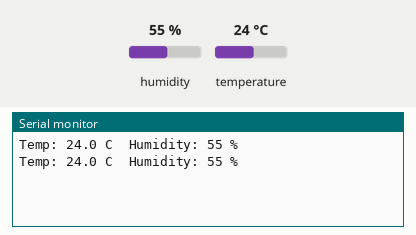
This sketch was run on a simulated Arduino Uno, built with avr-gcc and run on an emulated ATmega328P. Shown: the last lines printed to the serial monitor. Inputs (shaded band) come from the test bench; at power-on: humidity 55 %, temperature 24 °C.

Above: at 4.8 s.
4.9 s: humidity set to 22 %
At 6.7 s:
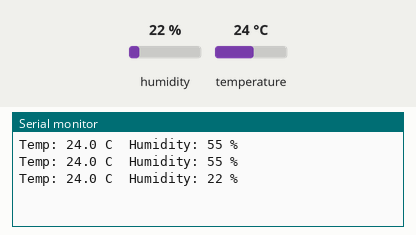
7.9 s: temperature set to 12 °C
At 9.2 s:
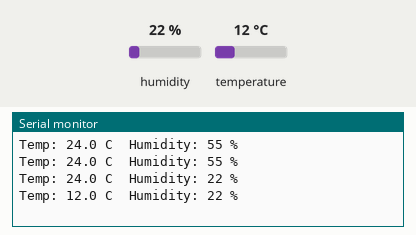
10.9 s: humidity set to 40 %
At 12.8 s:
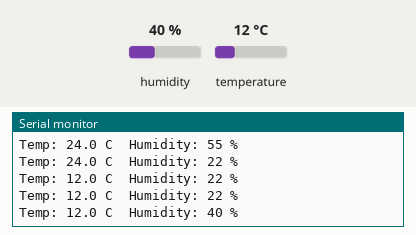
Timing chart, 0 to 14.3 s (numbered marks = the images above; inputs shaded):
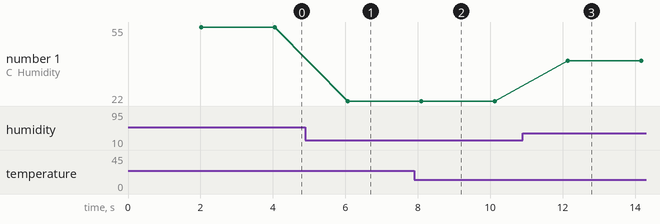

The sketch:

Day23_DHT11_Serial_Test.ino
```cpp
// Day 23 - Exercise 3: DHT11 on pin 7 -> Serial Monitor every 2 s
// Needs the Adafruit "DHT sensor library" (real hardware / simulators that have a DHT11).
#include <DHT.h>

#define DHTPIN 7
#define DHTTYPE DHT11
DHT dht(DHTPIN, DHTTYPE);

void setup() {
  Serial.begin(9600);
  dht.begin();
}

void loop() {
  delay(2000);                           // DHT11 can be read at most every 2 s
  float t = dht.readTemperature();
  float h = dht.readHumidity();
  if (isnan(t) || isnan(h)) {
    Serial.println("Sensor read failed (nan)");
    return;
  }
  Serial.print("Temp: ");
  Serial.print(t, 1);
  Serial.print(" C  Humidity: ");
  Serial.print(h, 0);
  Serial.println(" %");
}
```

Measured:
- after the input at 4.9 s, the serial monitor: prints a new line after 1.2 s (image 1)
- after the input at 7.9 s, the serial monitor: prints a new line after 0.20 s (image 2)
- after the input at 10.9 s, the serial monitor: prints a new line after 1.2 s (image 3)
- plotted number 1: 55 → 22 after the input at 4.9 s, 22 → 40 after the input at 10.9 s
